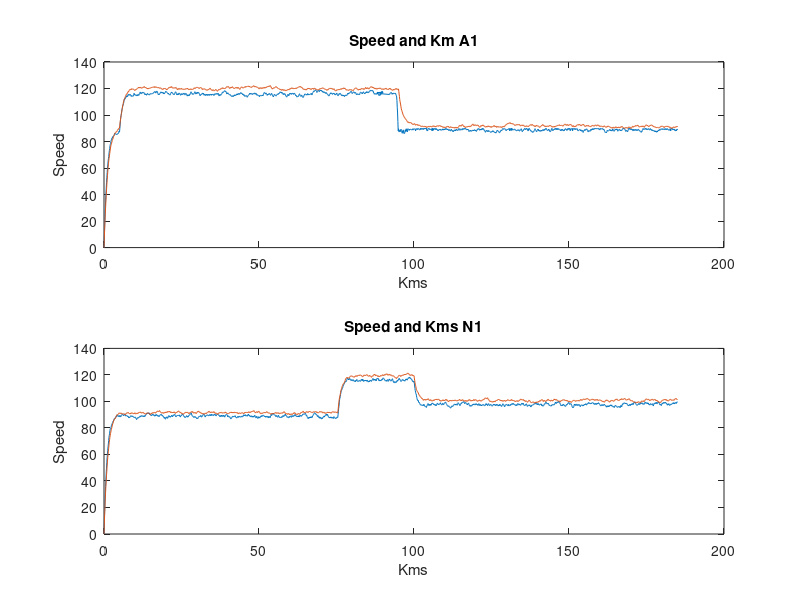

The MATLAB script that drew this image:
clc

sA1D1 = dlmread('files/a1-driver1-log.csv',',');
sA1D2 = dlmread('files/a1-driver2-log.csv',',');

sN1D1 = dlmread('files/n1-driver1-log.csv',',');
sN1D2 = dlmread('files/n1-driver2-log.csv',',');

subplot(2,1,1);
plot( sA1D1(:,1 ) , sA1D1(:,2) , sA1D2(:,1 ), sA1D2(:,2) );
title('Speed and Km A1')
xlabel('Kms')
ylabel('Speed')

subplot(2,1,2);
plot( sN1D1(:,1 ) , sN1D1(:,2) , sN1D2(:,1 ) , sN1D2(:,2) ) ;
title('Speed and Kms N1')
xlabel('Kms')
ylabel('Speed')

meanN1D1 = mean(sN1D1( : , 2 ));
dtN1D1 = std(sN1D1( : , 2 ));
maximN1D1 = max(sN1D1( : , 2 ));
minimN1D1 = min(sN1D1( : , 2 ));

fprintf('\ndriver1 statistics in route n1:\n');
fprintf('Mean speed: %.2f (dt:%.2f)\n',meanN1D1,dtN1D1);
fprintf('Min-Max speed: [%.2f,%.2f]\n',minimN1D1, maximN1D1 );

meanN1D2 = mean(sN1D2( : , 2 ));
dtN1D2 = std(sN1D2( : , 2 ));
maximN1D2 = max(sN1D2( : , 2 ));
minimN1D2 = min(sN1D2( : , 2 ));

fprintf('\ndriver2 statistics in route n1:\n');
fprintf('Mean speed: %.2f (dt:%.2f)\n',meanN1D2,dtN1D2);
fprintf('Min-Max speed: [%.2f,%.2f]\n',minimN1D2, maximN1D2 );

meanA1D1 = mean(sA1D1( : , 2 ));
dtA1D1 = std(sA1D1( : , 2 ));
maximA1D1 = max(sA1D1( : , 2 ));
minimA1D1 = min(sA1D1( : , 2 ));

fprintf('\ndriver1 statistics in route a1:\n') ;
fprintf('Mean speed: %.2f (dt:%.2f)\n',meanA1D1,dtA1D1);
fprintf('Min-Max speed: [%.2f,%.2f]\n',minimA1D1, maximA1D1 );

meanA1D2 = mean(sA1D2( : , 2 ));
dtA1D2 = std(sA1D2( : , 2 ));
maximA1D2 = max(sA1D2( : , 2 ));
minimA1D2 = min(sA1D2( : , 2 ));

fprintf('\ndriver2 statistics in route a1:\n') ;
fprintf('Mean speed: %.2f (dt:%.2f)\n',meanA1D2,dtA1D2);
fprintf('Min-Max speed: [%.2f,%.2f]\n',minimA1D2, maximA1D2 );


saveas(gcf,'routes-speeds','png')

disp('Press any key to continue...')
pause;
